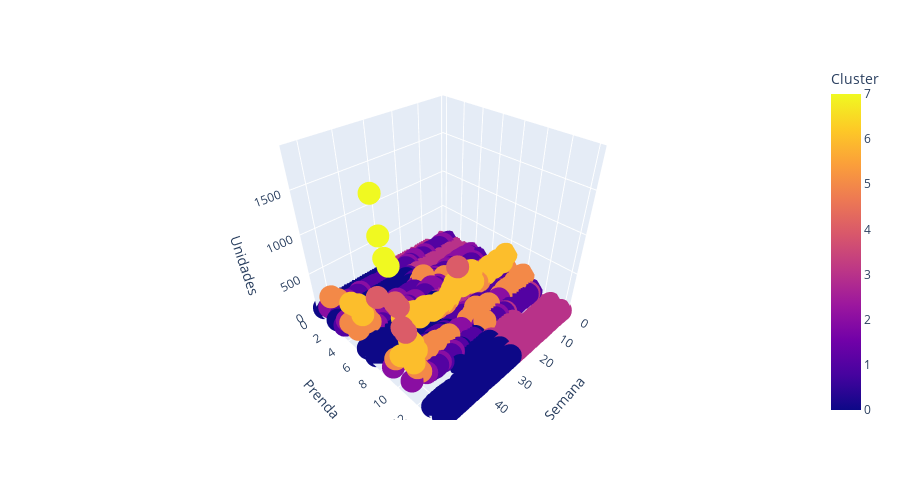

The notebook cell this image was saved under:
### Code cell
fig = px.scatter_3d(df, x='Semana', y='Prenda', z='Unidades', color = 'Cluster')

fig.update_layout(height = 500)
fig

### Figure 1 — Plotly figure (JSON) as saved in the notebook; plotly's stock layout.template omitted (floating-point values rounded to 4 significant figures; data arrays with more than 128 entries replaced by an {"elided": "..."} marker saying what was removed)
{"data": [{"hovertemplate": "Semana=%{x}<br>Prenda=%{y}<br>Unidades=%{z}<br>Cluster=%{marker.color}<extra></extra>", "legendgroup": "", "marker": {"color": {"elided": "740 int values"}, "coloraxis": "coloraxis", "symbol": "circle"}, "mode": "markers", "name": "", "scene": "scene", "showlegend": false, "type": "scatter3d", "x": {"elided": "740 int values"}, "y": {"elided": "740 int values"}, "z": {"elided": "740 int values"}}], "layout": {"coloraxis": {"colorbar": {"title": {"text": "Cluster"}}, "colorscale": [[0, "#0d0887"], [0.1111, "#46039f"], [0.2222, "#7201a8"], [0.3333, "#9c179e"], [0.4444, "#bd3786"], [0.5556, "#d8576b"], [0.6667, "#ed7953"], [0.7778, "#fb9f3a"], [0.8889, "#fdca26"], [1, "#f0f921"]]}, "height": 500, "legend": {"tracegroupgap": 0}, "margin": {"t": 60}, "scene": {"domain": {"x": [0, 1], "y": [0, 1]}, "xaxis": {"title": {"text": "Semana"}}, "yaxis": {"title": {"text": "Prenda"}}, "zaxis": {"title": {"text": "Unidades"}}}}}
